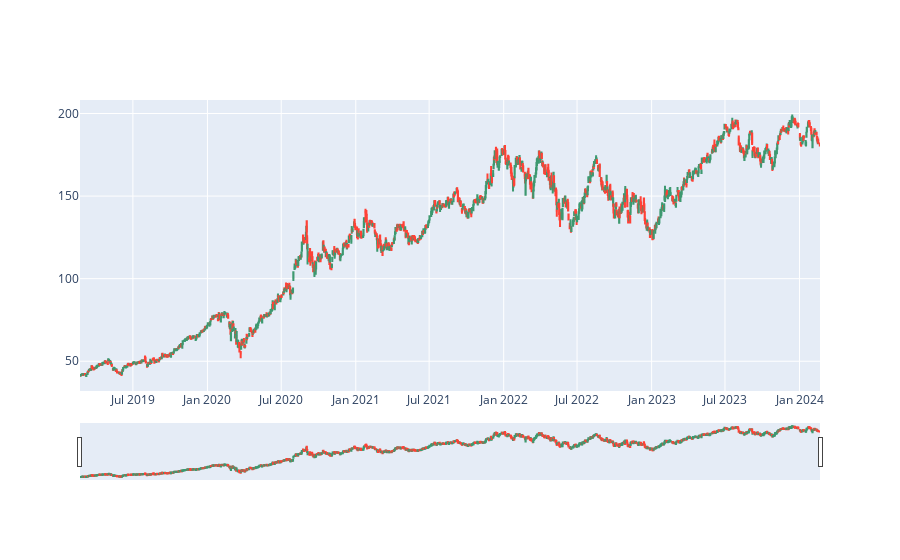

Write notebook code for a chart like this one.
### Code cell
prices['Date'] = prices.index

fig = go.Figure(data=[go.Candlestick(x=prices['Date'],
                open=prices['Open'],
                high=prices ['High'],
                low=prices['Low'],
                close=prices['Close'])])

fig.show()

### Figure 1 — Plotly figure (JSON) as saved in the notebook; plotly's stock layout.template omitted (floating-point values rounded to 4 significant figures; data arrays with more than 128 entries replaced by an {"elided": "..."} marker saying what was removed)
{"data": [{"close": {"elided": "1258 float values"}, "high": {"elided": "1258 float values"}, "low": {"elided": "1258 float values"}, "open": {"elided": "1258 float values"}, "type": "candlestick", "x": {"elided": "1258 str values"}}], "layout": {}}
